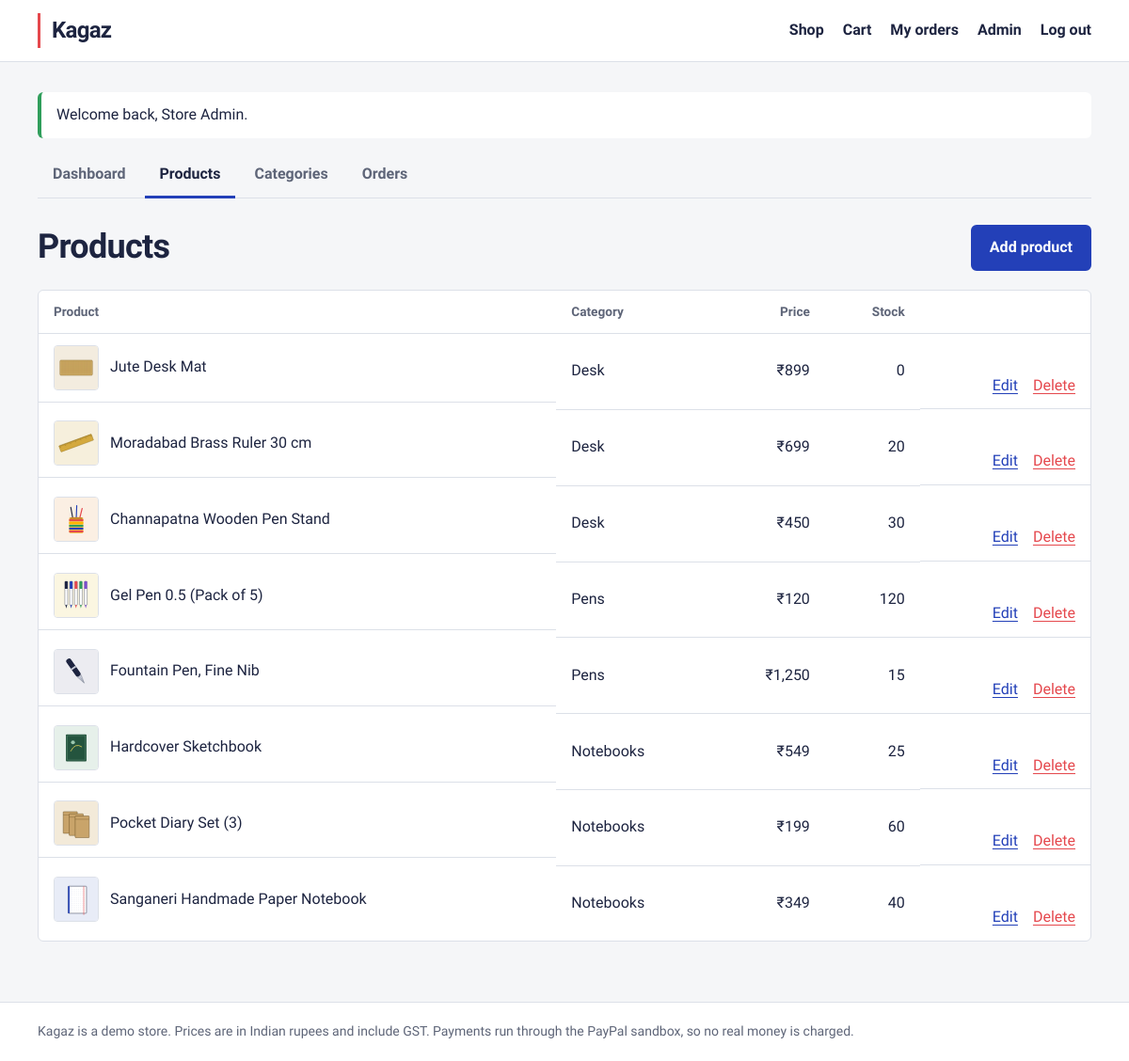
/admin/products.php (signed in), run on the app's committed database.
### tables this page shows
CREATE TABLE products (
    id           INT AUTO_INCREMENT PRIMARY KEY,
    category_id  INT NULL,
    name         VARCHAR(150) NOT NULL,
    description  TEXT,
    price        DECIMAL(10,2) NOT NULL,   
    stock        INT NOT NULL DEFAULT 0,
    image        VARCHAR(255) NULL,        
    created_at   TIMESTAMP DEFAULT CURRENT_TIMESTAMP,
    FOREIGN KEY (category_id) REFERENCES categories(id) ON DELETE SET NULL
);

CREATE TABLE categories (
    id    INT AUTO_INCREMENT PRIMARY KEY,
    name  VARCHAR(100) NOT NULL UNIQUE
);

### includes/functions.php (called while the page is built, shortened)
<?php
function e($value): string
{
    return htmlspecialchars((string)$value, ENT_QUOTES, 'UTF-8');
}
function url(string $path = ''): string
{
    return BASE_URL . '/' . ltrim($path, '/');
}
function money($amount): string
{
    $amount = round((float)$amount, 2);
    [$rupees, $paise] = explode('.', number_format(abs($amount), 2, '.', ''));
    if (strlen($rupees) > 3) {
        $lastThree = substr($rupees, -3);
        $rest      = substr($rupees, 0, -3);
        $rupees    = preg_replace('/\B(?=(\d{2})+(?!\d))/', ',', $rest) . ',' . $lastThree;
    }
    return ($amount < 0 ? '-' : '') . CURRENCY_SIGN . $rupees . ($paise !== '00' ? '.' . $paise : '');
}
function product_image(?string $image): string
{
    return url('assets/products/' . $image);
}

### admin/products.php (the view, shortened to what this page needs)
<?php
require __DIR__ . '/../includes/init.php';
$products = $pdo->query('SELECT p.*, c.name AS category_name FROM products p
                         LEFT JOIN categories c ON c.id = p.category_id ORDER BY p.id DESC')->fetchAll();
require __DIR__ . '/../includes/header.php';
require __DIR__ . '/../includes/admin_nav.php';
?>
<div class="page-head">
    <h1>Products</h1>
    <a class="btn" href="<?= url('admin/product_form.php') ?>">Add product</a>
</div>
<div class="table-wrap">
    <table>
        <thead><tr><th>Product</th><th>Category</th><th class="num">Price</th><th class="num">Stock</th><th></th></tr></thead>
        <tbody>
        <?php foreach ($products as $p): ?>
            <tr>
                <td class="cell-product">
                    <img src="<?= e(product_image($p['image'])) ?>" alt="">
                    <?= e($p['name']) ?>
                </td>
                <td><?= e($p['category_name'] ?? 'None') ?></td>
                <td class="num"><?= money($p['price']) ?></td>
                <td class="num"><?= (int)$p['stock'] ?></td>
                <td class="actions-cell">
                    <a href="<?= url('admin/product_form.php?id=' . $p['id']) ?>">Edit</a>
                    <form method="post" onsubmit="return confirm('Delete this product?');">
                        <button class="link-btn danger" type="submit">Delete</button>
                    </form>
                </td>
            </tr>
        <?php endforeach; ?>
        </tbody>
    </table>
</div>
<?php require __DIR__ . '/../includes/footer.php'; ?>

### assets/css/style.css (style rules this page uses)
:root { --paper: #f5f6f8; --surface: #ffffff; --ink: #1d2440; --muted: #5e6578; --rule: #dce0e8; --blue: #2340b8; --blue-dark: #182d86; --highlight: #ffe45c; --margin-red: #e5484d; --font: "Bricolage Grotesque", system-ui, -apple-system, "Segoe UI", Roboto, sans-serif; }
*, *::before, *::after { box-sizing: border-box; }
body { margin: 0; font-family: var(--font); font-size: 16px; line-height: 1.55; color: var(--ink); background: var(--paper); display: flex; flex-direction: column; min-height: 100vh; }
a { color: var(--blue); text-decoration-thickness: 1px; text-underline-offset: 3px; }
img { max-width: 100%; display: block; }
h1, h2, h3 { line-height: 1.15; margin: 0 0 .6em; }
h1 { font-size: clamp(1.8rem, 3vw, 2.4rem); font-weight: 800; letter-spacing: -0.02em; }
.btn { display: inline-block; padding: 10px 18px; border: 2px solid var(--blue); border-radius: 6px; background: var(--blue); color: #fff; font: inherit; font-weight: 600; text-decoration: none; cursor: pointer; }
.link-btn { background: none; border: 0; padding: 0; font: inherit; color: var(--blue); cursor: pointer; text-decoration: underline; text-underline-offset: 3px; }
.link-btn.danger { color: var(--margin-red); }
.table-wrap { overflow-x: auto; background: var(--surface); border: 1px solid var(--rule); border-radius: 6px; }
table { width: 100%; border-collapse: collapse; }
th, td { padding: 12px 16px; text-align: left; border-bottom: 1px solid var(--rule); vertical-align: middle; }
th { font-size: .85rem; color: var(--muted); font-weight: 600; }
tbody tr:last-child td { border-bottom: 0; }
.num { text-align: right; }
.cell-product { display: flex; align-items: center; gap: 12px; }
.cell-product img { width: 48px; height: 48px; object-fit: cover; border-radius: 4px; border: 1px solid var(--rule); }
.actions-cell { display: flex; gap: 16px; align-items: center; justify-content: flex-end; }
.actions-cell form { margin: 0; }
.page-head { display: flex; justify-content: space-between; align-items: center; gap: 16px; margin-bottom: 20px; }
.page-head h1 { margin: 0; }

### data on the page
products: image (picture), name "Jute Desk Mat", category.name "Desk", price "₹899", stock "0"
products: image (picture), name "Moradabad Brass Ruler 30 cm", category.name "Desk", price "₹699", stock "20"
products: image (picture), name "Channapatna Wooden Pen Stand", category.name "Desk", price "₹450", stock "30"
products: image (picture), name "Gel Pen 0.5 (Pack of 5)", category.name "Pens", price "₹120", stock "120"
products: image (picture), name "Fountain Pen, Fine Nib", category.name "Pens", price "₹1,250", stock "15"
products: image (picture), name "Hardcover Sketchbook", category.name "Notebooks", price "₹549", stock "25"
products: image (picture), name "Pocket Diary Set (3)", category.name "Notebooks", price "₹199", stock "60"
products: image (picture), name "Sanganeri Handmade Paper Notebook", category.name "Notebooks", price "₹349", stock "40"

### other printed values
SITE_NAME "Kagaz"
$f['message'] "Welcome back, Store Admin."
